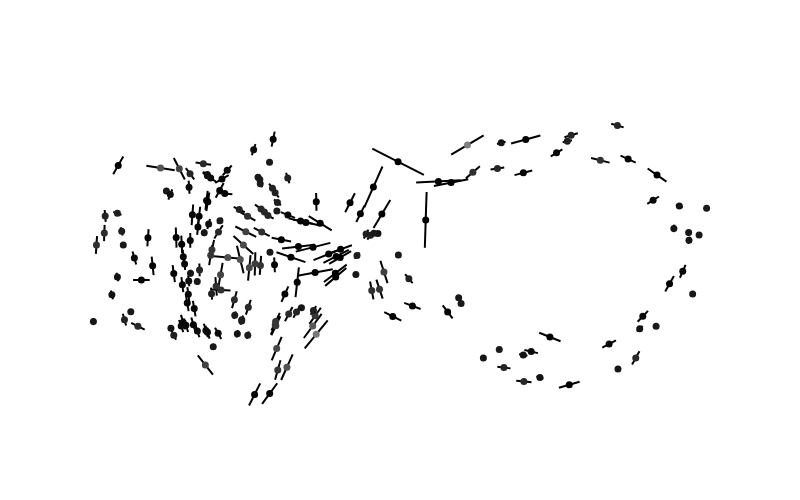

Notebook code cell kept with this figure:
### Code cell
# plot_2_form_plain(contract('ijk,i,j', X.wedge_11(), v1, v2), X)
plot_2_form_plain(0.01*X.d1() @ v1, X)

### Figure 1 — Plotly figure (JSON) as saved in the notebook; plotly's stock layout.template omitted (floating-point values rounded to 4 significant figures; data arrays with more than 128 entries replaced by an {"elided": "..."} marker saying what was removed)
{"data": [{"fill": "toself", "fillcolor": "gray", "marker": {"color": "black", "colorscale": [[0, "gray"], [1, "black"]], "size": 7}, "type": "scatter", "x": {"elided": "800 float values"}, "y": {"elided": "800 float values"}}, {"marker": {"cmax": 0.001169, "cmin": -0.004988, "color": {"elided": "200 float values"}, "colorscale": [[0, "gray"], [1, "black"]], "size": 7}, "mode": "markers", "type": "scatter", "x": {"elided": "200 float values"}, "y": {"elided": "200 float values"}}], "layout": {"height": 500, "paper_bgcolor": "rgba(0,0,0,0)", "plot_bgcolor": "rgba(0,0,0,0)", "showlegend": false, "width": 800, "xaxis": {"range": [-1.178, 1.214], "visible": false}, "yaxis": {"range": [-0.5817, 0.5233], "scaleanchor": "x", "scaleratio": 1, "visible": false}}}
